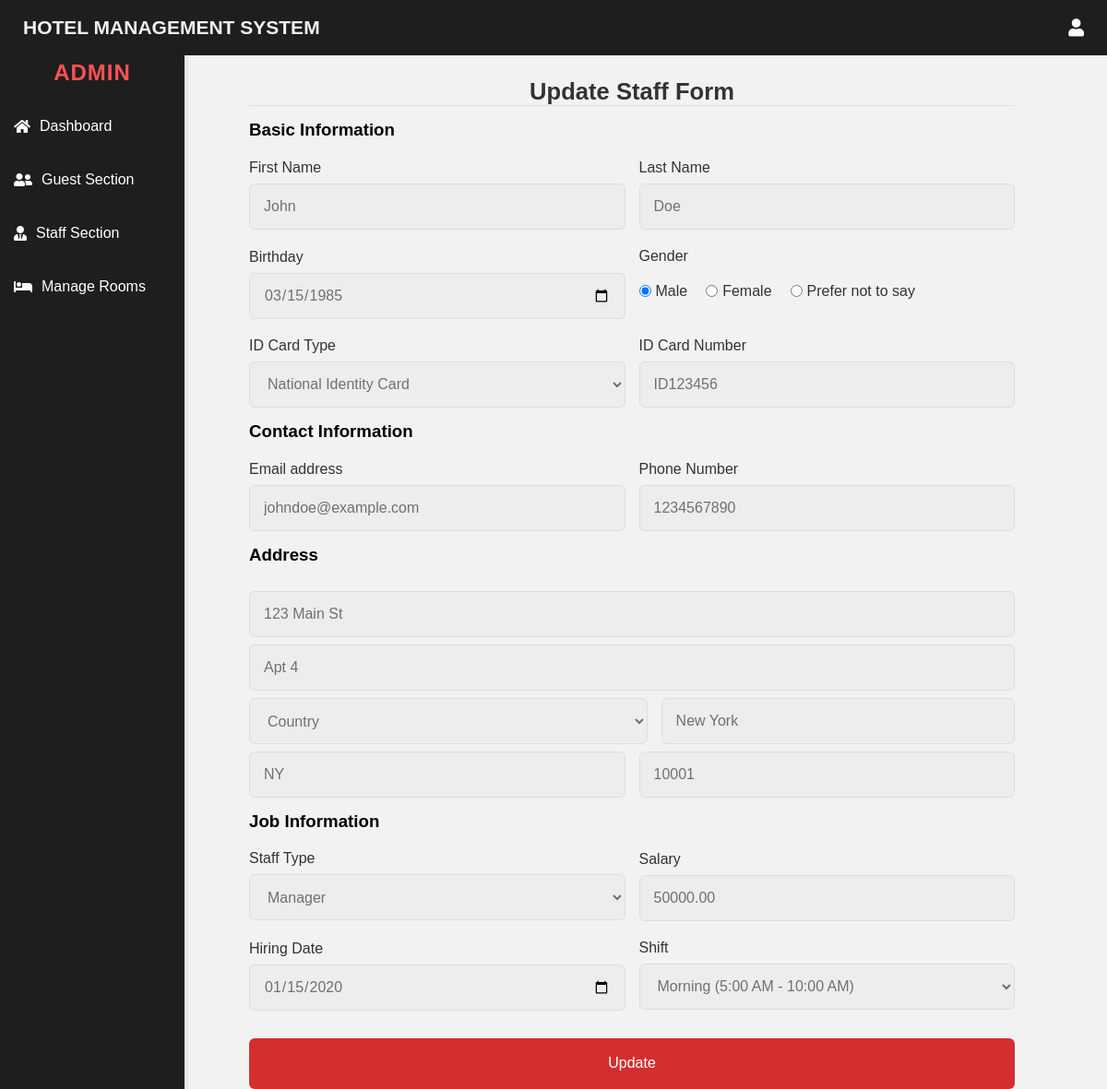
The page /index.php?page=edit_staff&id=1 (signed in) on the database its author committed.
### tables this page shows
CREATE TABLE staffs (
    id INT AUTO_INCREMENT PRIMARY KEY,
    fname VARCHAR(50) NOT NULL,
    lname VARCHAR(50) NOT NULL,
    bod DATE NOT NULL,
    gender VARCHAR(10) NOT NULL,
    email VARCHAR(100) NOT NULL,
    phone VARCHAR(20) NOT NULL,
    street_address VARCHAR(100) NOT NULL,
    street_address2 VARCHAR(100),
    country VARCHAR(50) NOT NULL,
    city VARCHAR(50) NOT NULL,
    region VARCHAR(50) NOT NULL,
    postal_code VARCHAR(20) NOT NULL,
    id_card_type int(11) NOT NULL,
    id_card_no varchar(20) NOT NULL,
    hiring_date DATE NOT NULL,
    shiftid INT NOT NULL,
    staff_type_id INT NOT NULL,
    salary DECIMAL(10, 2) NOT NULL
);

### edit_staff.php (the view, shortened to what this page needs)
<?php
include_once('includes/db.php');
$staff_id = $_GET['id'];
$sql = "SELECT * FROM staffs WHERE id = $staff_id";
$result = mysqli_query($conn, $sql);
$staff = mysqli_fetch_assoc($result);
?>
<!DOCTYPE html>
<html lang="en">
<head>
    <link rel="stylesheet" href="styles/add_staff.css">
</head>
<body>
    <div class="container">
        <form id="editForm" action="" method="post" class="form">
            <header class="header-registration"><b>Update Staff Form</b></header>
            <h3>Basic Information</h3>
            <div class="column">
                <div class="input-box">
                    <label>First Name</label>
                    <input type="text" placeholder="Enter first name" name="fname" value="<?php echo $staff['fname']; ?>" required>
                </div>
                <div class="input-box">
                    <label>Last Name</label>
                    <input type="text" placeholder="Enter last name" name="lname" value="<?php echo $staff['lname']; ?>" required>
                </div>
            </div>
            <div class="column">
                <div class="input-box">
                    <label>Birthday</label>
                    <input type="date" name="bod" value="<?php echo $staff['bod']; ?>" required>
                </div>
                <div class="gender-box">
                    <label>Gender</label>
                    <div class="gender-option">
                        <div class="gender">
                            <input type="radio" id="check-male" name="gender" value="Male" <?php echo ($staff['gender'] == 'Male') ? 'checked' : ''; ?>>
                            <label for="check-male">Male</label>
                        </div>
                        <div class="gender">
                            <input type="radio" id="check-female" name="gender" value="Female" <?php echo ($staff['gender'] == 'Female') ? 'checked' : ''; ?>>
                            <label for="check-female">Female</label>
                        </div>
                        <div class="gender">
                            <input type="radio" id="check-other" name="gender" value="Prefer not to say" <?php echo ($staff['gender'] == 'Prefer not to say') ? 'checked' : ''; ?>>
                            <label for="check-other">Prefer not to say</label>
                        </div>
                    </div>
                </div>
            </div>
            <div class="column">
                <div class="select-box with-label">
                    <label>ID Card Type</label>
                    <select name="id_card_type" required>
                        <option value="1" <?php echo ($staff['id_card_type'] == 1) ? 'selected' : ''; ?>>National Identity Card</option>
                    </select>
                </div>
                <div class="input-box">
                    <label>ID Card Number</label>
                    <input type="text" placeholder="Enter ID Card Number" name="id_card_no" value="<?php echo $staff['id_card_no']; ?>" required>
                </div>
            </div>
            <h3>Contact Information</h3>
            <div class="column">
                <div class="input-box">
                    <label>Email address</label>
                    <input type="email" placeholder="Enter email address" name="email" value="<?php echo $staff['email']; ?>" required>
                </div>
                <div class="input-box">
                    <label>Phone Number</label>
                    <input type="text" placeholder="Enter phone number" name="phone" value="<?php echo $staff['phone']; ?>" required>
                </div>
            </div>
            <h3>Address</h3>
            <div class="input-box address">
                <input type="text" placeholder="Enter street address" name="street_address" value="<?php echo $staff['street_address']; ?>" required>
                <input type="text" placeholder="Enter street address line 2" name="street_address2" value="<?php echo $staff['street_address2']; ?>">
                <div class="column">
                    <div class="select-box country-select-box">
                        <select name="country" required>
                            <option hidden>Country</option>
                        </select>
                    </div>
                    <input type="text" placeholder="Enter city" name="city" value="<?php echo $staff['city']; ?>" required>
                </div>
                <div class="column">
                    <input type="text" placeholder="Enter region" name="region" value="<?php echo $staff['region']; ?>" required>
                    <input type="text" placeholder="Enter postal code" name="postal_code" value="<?php echo $staff['postal_code']; ?>" required>
                </div>
            </div>
            <h3>Job Information</h3>
            <div class="column">
                <div class="select-box with-label">
                    <label>Staff Type</label>
                    <select name="staff_type_id" required>
                        <option value="1" <?php echo ($staff['staff_type_id'] == 1) ? 'selected' : ''; ?>>Manager</option>
                    </select>
                </div>
                <div class="input-box">
                    <label>Salary</label>
                    <input type="text" placeholder="Enter salary" name="salary" value="<?php echo $staff['salary']; ?>" required>
                </div>
            </div>
            <div class="column">
                <div class="input-box">
                    <label>Hiring Date</label>
                    <input type="date" name="hiring_date" value="<?php echo $staff['hiring_date']; ?>" required>
                </div>
                <div class="select-box with-label">
                    <label>Shift</label>
                    <select name="shiftid" required>
                        <option value="1" <?php echo ($staff['shiftid'] == 1) ? 'selected' : ''; ?>>Morning (5:00 AM - 10:00 AM)</option>
                    </select>
                </div>
            </div>
            <button id="registerButton" type="submit">Update</button>
        </form>
    </div>
</body>
</html>

### styles/index.css (style rules this page uses)
* { margin: 0; padding: 0; box-sizing: border-box; }

### styles/style.css (style rules this page uses)
* { font-family: "Poppins" , sans-serif; }

### styles/add_staff.css (style rules this page uses)
body { align-items: center; justify-content: center; min-height: 100vh; background-color: #f2f2f2; margin: 0; }
.container { max-width: 1000px; background-color: #f2f2f2; padding: 25px 0 0 170px; margin: 0 auto; }
.header-registration { border-bottom: 1px solid #e1dddd; }
.container header { font-size: 1.6rem; color: #333; font-weight: 500; text-align: center; margin-bottom: 4px; }
.container .form { margin-top: 60px; }
.form .input-box { width:100%; margin-top:20px; }
.form .with-label { width:100%; margin-top:20px; }
.form .gender-box { width:100%; margin-top:20px; }
.form :where(.gender-option, .gender) { margin-top:10px; display:flex; align-items:center; column-gap: 20px; }
.form .gender { column-gap: 5px; cursor: pointer; color: #707070; }
.input-box label, .gender-box label, .select-box label { color: #333; }
.form .gender-box { margin-top:20px; }
.form :where(.input-box input, .select-box select ) { height:50px; width:100%; outline:none; border: 1px solid #ddd; border-radius: 6px; padding: 0 15px; color: #707070; margin-top:8px; font-size:1rem; background-color: #ededed; }
.select-box { height: 100%; width:100%; outline:none; border:none; color:#707070; font-size: 1rem; }
.form .column { display:flex; column-gap: 15px; }
.input-box label { display: inline-block; vertical-align: middle; color: #333; cursor: pointer; user-select: none; }
.country-select-box { width:980px; }
h3 { margin-top:15px; }
.form button { height:55px; width:100%; color:white; background-color: #d32f2f; border:none; font-size: 1rem; font-weight: 400; margin-top:30px; cursor: pointer; border-radius: 6px; transition: all 0.2 ease; }
.form :where(.select-box.with-label select ) { height: 50px; width: 100%; outline: none; border: 1px solid #ddd; border-radius: 6px; padding: 0 15px; color:#707070; margin-top: 8px; font-size: 1rem; }

### rows shown on the page
staffs: fname "John", lname "Doe", bod "03/15/1985", gender "☑ Male", gender "☐ Female", gender "☐ Prefer not to say", id_card_type "National Identity Card", id_card_no "ID123456", email "johndoe@example.com", phone "1234567890", street_address "123 Main St", street_address2 "Apt 4", city "New York", region "NY", postal_code "10001", staff_type_id "Manager", salary "50000.00", hiring_date "01/15/2020", shiftid "Morning (5:00 AM - 10:00 AM)"
